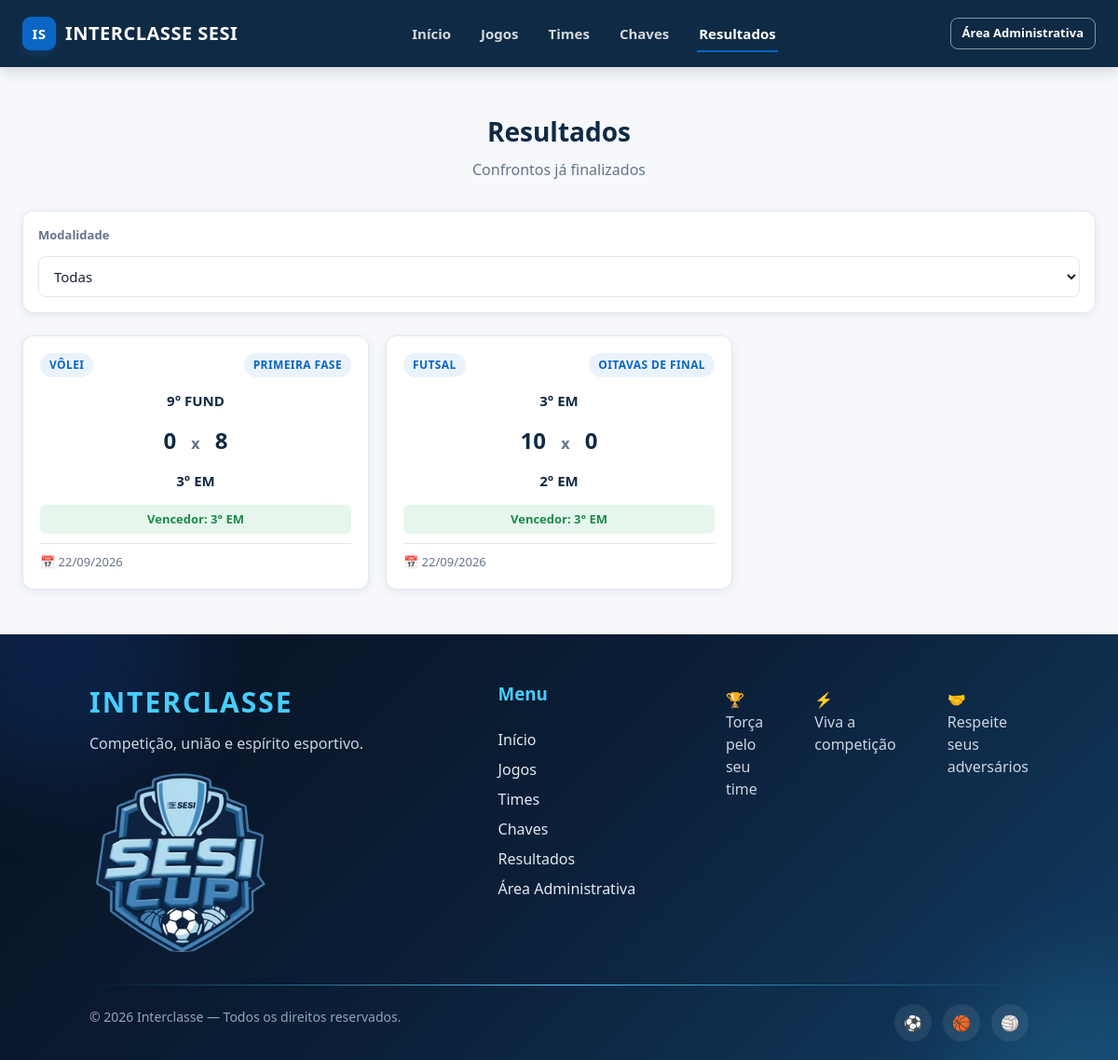
Screenshot of /publico/resultados.php with the database file from the repository.
### tables this page shows
CREATE TABLE `resultados` (
  `RES_ID` int(11) NOT NULL AUTO_INCREMENT,
  `FK_CON_ID` int(11) NOT NULL,
  `RES_PONTUACAO_TIME_1` int(11) NOT NULL,
  `RES_PONTUACAO_TIME_2` int(11) NOT NULL,
  `FK_TIM_VENCEDOR_ID` int(11) NOT NULL,
  PRIMARY KEY (`RES_ID`),
  UNIQUE KEY `FK_CON_ID` (`FK_CON_ID`),
  KEY `FK_TIM_VENCEDOR_ID` (`FK_TIM_VENCEDOR_ID`),
  CONSTRAINT `resultados_ibfk_1` FOREIGN KEY (`FK_CON_ID`) REFERENCES `confrontos` (`CON_ID`),
  CONSTRAINT `resultados_ibfk_2` FOREIGN KEY (`FK_TIM_VENCEDOR_ID`) REFERENCES `times` (`TIM_ID`)
);

CREATE TABLE `modalidades` (
  `MOD_ID` int(11) NOT NULL AUTO_INCREMENT,
  `MOD_NOME` varchar(100) NOT NULL,
  PRIMARY KEY (`MOD_ID`),
  UNIQUE KEY `MOD_NOME` (`MOD_NOME`)
);

CREATE TABLE `fases` (
  `FAS_ID` int(11) NOT NULL AUTO_INCREMENT,
  `FAS_NOME` varchar(50) NOT NULL,
  `FAS_ORDEM` int(10) unsigned NOT NULL,
  PRIMARY KEY (`FAS_ID`),
  UNIQUE KEY `FAS_NOME` (`FAS_NOME`)
);

CREATE TABLE `turmas` (
  `TUR_ID` int(11) NOT NULL AUTO_INCREMENT,
  `TUR_SERIE` varchar(30) NOT NULL,
  PRIMARY KEY (`TUR_ID`)
);

CREATE TABLE `confrontos` (
  `CON_ID` int(11) NOT NULL AUTO_INCREMENT,
  `FK_CHA_ID` int(11) NOT NULL,
  `FK_FAS_ID` int(11) NOT NULL,
  `FK_TIM_1_ID` int(11) DEFAULT NULL,
  `FK_TIM_2_ID` int(11) DEFAULT NULL,
  `FK_CON_ORIGEM_1_ID` int(11) DEFAULT NULL,
  `FK_CON_ORIGEM_2_ID` int(11) DEFAULT NULL,
  `CON_DATA` date DEFAULT NULL,
  `CON_HORA` time DEFAULT NULL,
  PRIMARY KEY (`CON_ID`),
  UNIQUE KEY `UQ_CONFRONTOS_ORIGEM` (`FK_CON_ORIGEM_1_ID`,`FK_CON_ORIGEM_2_ID`),
  KEY `FK_CHA_ID` (`FK_CHA_ID`),
  KEY `FK_FAS_ID` (`FK_FAS_ID`),
  KEY `FK_TIM_1_ID` (`FK_TIM_1_ID`),
  KEY `FK_TIM_2_ID` (`FK_TIM_2_ID`),
  KEY `FK_CONFRONTOS_ORIGEM_2` (`FK_CON_ORIGEM_2_ID`),
  CONSTRAINT `FK_CONFRONTOS_ORIGEM_1` FOREIGN KEY (`FK_CON_ORIGEM_1_ID`) REFERENCES `confrontos` (`CON_ID`) ON DELETE SET NULL,
  CONSTRAINT `FK_CONFRONTOS_ORIGEM_2` FOREIGN KEY (`FK_CON_ORIGEM_2_ID`) REFERENCES `confrontos` (`CON_ID`) ON DELETE SET NULL,
  CONSTRAINT `confrontos_ibfk_1` FOREIGN KEY (`FK_CHA_ID`) REFERENCES `chaves` (`CHA_ID`),
  CONSTRAINT `confrontos_ibfk_2` FOREIGN KEY (`FK_FAS_ID`) REFERENCES `fases` (`FAS_ID`),
  CONSTRAINT `confrontos_ibfk_3` FOREIGN KEY (`FK_TIM_1_ID`) REFERENCES `times` (`TIM_ID`),
  CONSTRAINT `confrontos_ibfk_4` FOREIGN KEY (`FK_TIM_2_ID`) REFERENCES `times` (`TIM_ID`),
  CONSTRAINT `CONSTRAINT_1` CHECK (`FK_TIM_1_ID` <> `FK_TIM_2_ID`)
);

### includes/funcoes.php (called while the page is built, shortened)
<?php
function e(?string $valor): string
{
    return htmlspecialchars((string) $valor, ENT_QUOTES, 'UTF-8');
}
function formatarData(?string $dataIso): string
{
    $partes = explode('-', $dataIso);
    return sprintf('%02d/%02d/%04d', (int) $partes[2], (int) $partes[1], (int) $partes[0]);
}

### publico/resultados.php (the view, shortened to what this page needs)
<?php
require_once __DIR__ . '/../includes/funcoes.php';
$pdo = conectar();
$sql = 'SELECT c.CON_ID, c.CON_DATA,
               m.MOD_NOME, f.FAS_NOME,
               tur1.TUR_SERIE AS TIME1_SERIE,
               tur2.TUR_SERIE AS TIME2_SERIE,
               r.RES_PONTUACAO_TIME_1, r.RES_PONTUACAO_TIME_2,
               turV.TUR_SERIE AS VENCEDOR_SERIE
        FROM RESULTADOS r
        JOIN CONFRONTOS c ON c.CON_ID = r.FK_CON_ID
        JOIN CHAVES cha ON cha.CHA_ID = c.FK_CHA_ID
        JOIN MODALIDADES m ON m.MOD_ID = cha.FK_MOD_ID
        JOIN FASES f ON f.FAS_ID = c.FK_FAS_ID
        JOIN TIMES t1 ON t1.TIM_ID = c.FK_TIM_1_ID
        JOIN TIMES t2 ON t2.TIM_ID = c.FK_TIM_2_ID
        JOIN TURMAS tur1 ON tur1.TUR_ID = t1.FK_TUR_ID
        JOIN TURMAS tur2 ON tur2.TUR_ID = t2.FK_TUR_ID
        JOIN TIMES tv ON tv.TIM_ID = r.FK_TIM_VENCEDOR_ID
        JOIN TURMAS turV ON turV.TUR_ID = tv.FK_TUR_ID';
$params = [];
$sql .= ' ORDER BY c.CON_DATA DESC, c.CON_HORA DESC';
$stmt = $pdo->prepare($sql);
$stmt->execute($params);
$resultados = $stmt->fetchAll();
$paginaAtual = 'resultados';
$raizPublica = '../';
?>
<!DOCTYPE html>
<html lang="pt-br">
<head>
    <link rel="stylesheet" href="../css/style.css">
</head>
<body>
<?php include __DIR__ . '/../includes/header_publico.php'; ?>
<section class="stats-section">
    <div class="container">
        <div class="section-title">
            <h2>Resultados</h2>
            <p>Confrontos já finalizados</p>
        </div>
        <form method="GET" action="resultados.php" id="filtro-resultados" class="filters-bar">
            <div class="filter-field">
                <label for="modalidade">Modalidade</label>
                <select name="modalidade" id="modalidade">
                    <option value="">Todas</option>
                </select>
            </div>
        </form>
        <?php if (empty($resultados)): ?>
            <div class="empty-state">Nenhum resultado registrado ainda.</div>
        <?php else: ?>
            <div class="games-grid">
                <?php foreach ($resultados as $r): ?>
                    <div class="game-card">
                        <div class="game-card-header">
                            <span class="badge badge-primary"><?= e($r['MOD_NOME']) ?></span>
                            <span class="badge badge-accent"><?= e($r['FAS_NOME']) ?></span>
                        </div>
                        <div class="game-matchup">
                            <span class="team"><?= e($r['TIME1_SERIE']) ?></span>
                        </div>
                        <div class="game-result-score">
                            <?= (int) $r['RES_PONTUACAO_TIME_1'] ?>
                            <span class="score-sep">x</span>
                            <?= (int) $r['RES_PONTUACAO_TIME_2'] ?>
                        </div>
                        <div class="game-matchup">
                            <span class="team"><?= e($r['TIME2_SERIE']) ?></span>
                        </div>
                        <div class="winner-tag">Vencedor: <?= e($r['VENCEDOR_SERIE']) ?></div>
                        <div class="game-meta">
                            <span>&#128197; <?= formatarData($r['CON_DATA']) ?></span>
                        </div>
                    </div>
                <?php endforeach; ?>
            </div>
        <?php endif; ?>
    </div>
</section>
<?php include __DIR__ . '/../includes/footer_publico.php'; ?>
</body>
</html>

### includes/header_publico.php (shortened to what this page needs)
<?php
$paginaAtual = $paginaAtual ?? '';
?>
<header class="site-header">
    <div class="container">
        <a href="<?= e($raizPublica ?? '') ?>index.php" class="brand">
            <span class="brand-badge">IS</span>
            INTERCLASSE SESI
        </a>
        <nav class="main-nav" id="main-nav">
            <ul>
                <li><a href="<?= e($raizPublica ?? '') ?>index.php" class="<?= $paginaAtual === 'inicio' ? 'active' : '' ?>">Início</a></li>
                <li><a href="<?= e($raizPublica ?? '') ?>publico/jogos.php" class="<?= $paginaAtual === 'jogos' ? 'active' : '' ?>">Jogos</a></li>
                <li><a href="<?= e($raizPublica ?? '') ?>publico/times.php" class="<?= $paginaAtual === 'times' ? 'active' : '' ?>">Times</a></li>
                <li><a href="<?= e($raizPublica ?? '') ?>publico/chaves.php" class="<?= $paginaAtual === 'chaves' ? 'active' : '' ?>">Chaves</a></li>
                <li><a href="<?= e($raizPublica ?? '') ?>publico/resultados.php" class="<?= $paginaAtual === 'resultados' ? 'active' : '' ?>">Resultados</a></li>
            </ul>
        </nav>
        <div class="header-actions">
            <a href="<?= e($raizPublica ?? '') ?>login.php" class="btn btn-outline btn-sm">
                <span class="text-desktop">Área Administrativa</span>
            </a>
        </div>
    </div>
</header>

### includes/footer_publico.php (shortened to what this page needs)
<!DOCTYPE html>
<html lang="pt-br">
<head>
</head>
<body>
    <footer class="footer-interclasse">
        <div class="footer-conteudo">
            <div class="footer-logo">
                <h2>INTERCLASSE</h2>
                <p>
                    Competição, união e espírito esportivo.
                </p>
                <img src=./assets/icons/sesi_cup.png width="200" height="200">
            </div>
            <div class="footer-links">
                <h3>Menu</h3>
                <a href="#">Início</a>
                <a href="#">Jogos</a>
                <a href="#">Times</a>
                <a href="#">Chaves</a>
                <a href="#">Resultados</a>
                <a href="#">                                          Área Administrativa</a>
            </div>
            <div class="footer-info">
                    <p>🏆 <br> Torça pelo seu time</p>
                    <p>⚡ <br> Viva a competição</p>
                    <p>🤝 <br> Respeite seus adversários</p>
            </div>
        </div>
        <div class="linha-footer"></div>
        <div class="footer-final">
            <p>
                © 2026 Interclasse — Todos os direitos reservados.
            </p>
            <div class="bolas">
                <span>⚽</span>
                <span>🏀</span>
                <span>🏐</span>
            </div>
        </div>
    </footer>
</body>
</html>

### includes/footer_publico.php (style rules this page uses)
.footer-interclasse { position: relative; overflow: hidden; background: linear-gradient( 135deg, #07111f, #0b1f38, #123d63 ); color: white; padding: 50px 8% 20px; }
.footer-interclasse::before { content: ""; position: absolute; width: 300px; height: 300px; border-radius: 50%; background: rgba(30, 107, 231, 0.18); top: -150px; left: -100px; filter: blur(50px); animation: brilho 5s infinite alternate; }
.footer-interclasse::after { content: ""; position: absolute; width: 250px; height: 250px; border-radius: 50%; background: rgba(71, 205, 253, 0.12); right: -80px; bottom: -150px; filter: blur(50px); animation: brilho 4s infinite alternate-reverse; }
.footer-conteudo { position: relative; z-index: 2; display: grid; grid-template-columns: 2fr 1fr 1fr; gap: 50px; }
.footer-logo h2 { color: #47cdfd; font-size: 30px; margin-bottom: 10px; letter-spacing: 2px; }
.footer-logo p { color: #cbd5e1; }
.footer-links h3, .footer-info h3 { color: #47cdfd; margin-bottom: 15px; }
.footer-links { display: flex; flex-direction: column; gap: 8px; }
.footer-links a { width: fit-content; color: #e2e8f0; text-decoration: none; transition: 0.3s; }
.footer-info p { color: #cbd5e1; margin: 8px 0; transition: 0.3s; }
.linha-footer { position: relative; z-index: 2; height: 1px; margin: 35px 0 20px; background: linear-gradient( 90deg, transparent, #47cdfd, transparent ); }
.footer-final { position: relative; z-index: 2; display: flex; justify-content: space-between; align-items: center; }
.footer-final p { color: #94a3b8; font-size: 14px; }
.bolas { display: flex; gap: 12px; }
.bolas span { display: flex; justify-content: center; align-items: center; width: 40px; height: 40px; border-radius: 50%; background: rgba(255, 255, 255, 0.08); transition: 0.3s; animation: flutuar 3s ease-in-out infinite; }
.bolas span:nth-child(2) { animation-delay: 0.3s; }
.bolas span:nth-child(3) { animation-delay: 0.6s; }

### rows the page displays
resultados: modalidades.MOD_NOME "VÔLEI", fases.FAS_NOME "PRIMEIRA FASE", turmas.TUR_SERIE "9° FUND", RES_PONTUACAO_TIME_1 "0", RES_PONTUACAO_TIME_2 "8", turmas.TUR_SERIE "3° EM", FK_CON_ID.CON_DATA "22/09/2026"
resultados: modalidades.MOD_NOME "FUTSAL", fases.FAS_NOME "OITAVAS DE FINAL", turmas.TUR_SERIE "3° EM", RES_PONTUACAO_TIME_1 "10", RES_PONTUACAO_TIME_2 "0", turmas.TUR_SERIE "2° EM", FK_CON_ID.CON_DATA "22/09/2026"
